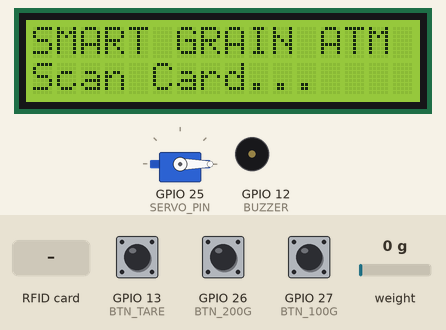
The sketch below on a simulated ESP32. Parts: 16×2 character LCD, servo, buzzer (waves = sounding, pin HIGH). Inputs (shaded band) come from the test bench; at power-on: GPIO 13 (BTN_TARE) HIGH, GPIO 26 (BTN_200G) HIGH, GPIO 27 (BTN_100G) HIGH, weight on the scale 0 g. WiFi joins after 1.5 s; servers stay silent unless stated.

Above: at 2.3 s.
2.4 s: GPIO 13 (BTN_TARE) pulled LOW for 0.15 s
At 4.4 s:
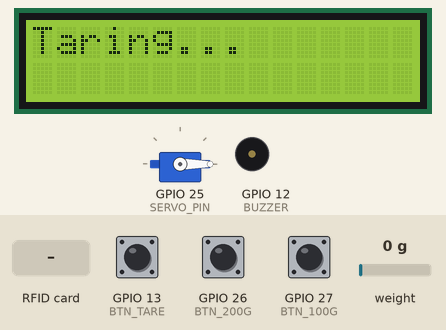
At 5.33 s:
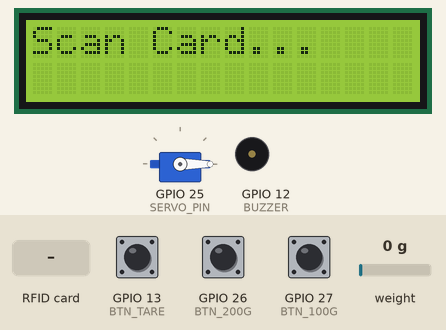
5.5 s: RFID card 43 1E 77 1A held to the reader
At 7.0 s:
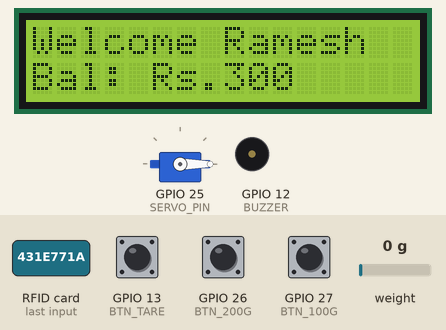
Timing chart, 0 to 8.5 s (numbered marks = the images above; inputs shaded):
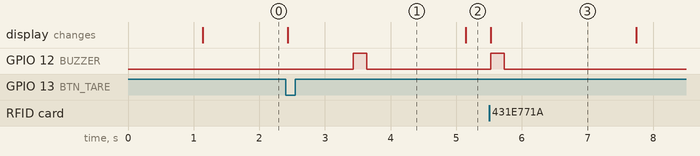

The sketch:

main.ino
```cpp
#include <WiFi.h>
#include <SPI.h>
#include <MFRC522.h>
#include <Wire.h>
#include <LiquidCrystal_I2C.h>
#include <HX711.h>
#include <ESP32Servo.h>

// ---------------- WIFI ----------------
char ssid[] = "Smart Bin";
char pass[] = "7899262658";

// ---------------- RFID ----------------
#define SS_PIN 5
#define RST_PIN 4
MFRC522 rfid(SS_PIN, RST_PIN);

// ---------------- HX711 ----------------
#define DOUT 32
#define CLK  33
HX711 scale;
float calibration_factor = -7050.0;

// ---------------- LCD ----------------
LiquidCrystal_I2C lcd(0x27, 16, 2);

// ---------------- SERVO ----------------
Servo gateServo;
#define SERVO_PIN 25

// ---------------- BUZZER ----------------
#define BUZZER 12

// ---------------- BUTTONS ----------------
#define BTN_100G 27
#define BTN_200G 26
#define BTN_TARE 13

// ---------------- USER DATA ----------------
String uids[3] = {
  "f3096c1a",
  "431e771a",
  "13e27c2f"
};

String names[3] = {
  "Abhi",
  "Ramesh",
  "Anand"
};

int balances[3] = {
  500,
  300,
  150
};

// ---------------- VARIABLES ----------------
int currentUser = -1;
int selectedWeight = 0;
int selectedCost = 0;

// ---------------- PRICES ----------------
int price100 = 10;
int price200 = 18;

// ================= BUZZER =================
void beep(int duration) {
  digitalWrite(BUZZER, HIGH);
  delay(duration);
  digitalWrite(BUZZER, LOW);
}

// ================= SETUP =================
void setup() {

  Serial.begin(115200);

  pinMode(BUZZER, OUTPUT);
  pinMode(BTN_100G, INPUT_PULLUP);
  pinMode(BTN_200G, INPUT_PULLUP);
  pinMode(BTN_TARE, INPUT_PULLUP);

  // WiFi (optional future upgrade)
  WiFi.begin(ssid, pass);

  // RFID
  SPI.begin();
  rfid.PCD_Init();

  // LCD
  Wire.begin(21, 22);
  lcd.init();
  lcd.backlight();

  // HX711
  scale.begin(DOUT, CLK);
  scale.set_scale(calibration_factor);
  scale.tare();

  // Servo
  gateServo.attach(SERVO_PIN);
  gateServo.write(0);

  lcd.setCursor(0,0);
  lcd.print("SMART GRAIN ATM");
  lcd.setCursor(0,1);
  lcd.print("Scan Card...");
}

// ================= LOOP =================
void loop() {

  // -------- TARE BUTTON --------
  if (digitalRead(BTN_TARE) == LOW) {
    lcd.clear();
    lcd.print("Taring...");
    scale.tare();
    beep(200);
    delay(1500);
    lcd.clear();
    lcd.print("Scan Card...");
  }

  // -------- RFID SCAN --------
  if (!rfid.PICC_IsNewCardPresent() || !rfid.PICC_ReadCardSerial())
    return;

  String uid = "";
  for (byte i = 0; i < rfid.uid.size; i++) {
    uid += String(rfid.uid.uidByte[i], HEX);
  }

  uid.toLowerCase();
  rfid.PICC_HaltA();

  currentUser = getUserIndex(uid);

  lcd.clear();

  if (currentUser == -1) {
    lcd.print("Invalid Card");
    beep(500);
    delay(2000);
    lcd.clear();
    lcd.print("Scan Card...");
    return;
  }

  lcd.print("Welcome ");
  lcd.print(names[currentUser]);
  lcd.setCursor(0,1);
  lcd.print("Bal: Rs.");
  lcd.print(balances[currentUser]);

  beep(200);
  delay(2000);

  selectQuantity();
}

// ================= FIND USER =================
int getUserIndex(String uid) {
  for (int i = 0; i < 3; i++) {
    if (uids[i] == uid)
      return i;
  }
  return -1;
}

// ================= SELECT QUANTITY =================
void selectQuantity() {

  lcd.clear();
  lcd.print("100g / 200g");

  selectedWeight = 0;

  while (selectedWeight == 0) {

    if (digitalRead(BTN_100G) == LOW) {
      selectedWeight = 100;
      selectedCost = price100;
    }

    if (digitalRead(BTN_200G) == LOW) {
      selectedWeight = 200;
      selectedCost = price200;
    }

    delay(100);
  }

  if (balances[currentUser] < selectedCost) {
    lcd.clear();
    lcd.print("Low Balance");
    beep(600);
    delay(2000);
    lcd.clear();
    lcd.print("Scan Card...");
    return;
  }

  dispenseGrain();
}

// ================= DISPENSE GRAIN =================
void dispenseGrain() {

  lcd.clear();
  lcd.print("Dispensing...");
  scale.tare();

  // Open gate
  gateServo.write(90);
  delay(300);

  float weight = 0;

  while (weight < selectedWeight) {
    weight = scale.get_units(3);

    lcd.setCursor(0,1);
    lcd.print("W:");
    lcd.print((int)weight);
    lcd.print("g   ");
    delay(100);
  }

  // Close gate
  gateServo.write(0);
  beep(200);

  balances[currentUser] -= selectedCost;

  lcd.clear();
  lcd.print("Done: ");
  lcd.print(selectedWeight);
  lcd.print("g");

  lcd.setCursor(0,1);
  lcd.print("Bal: Rs.");
  lcd.print(balances[currentUser]);

  delay(3000);

  lcd.clear();
  lcd.print("Scan Card...");
}
```

Measured:
- after the input at 2.4 s, GPIO 12 (BUZZER): LOW → HIGH after 1.0 s, → LOW 0.20 s later; the display: changes at once (image 1)
- after the input at 5.5 s, GPIO 12 (BUZZER): LOW → HIGH at once, → LOW 0.20 s later; the display: changes at once (image 3)
- what the display in image 3 shows lasts 2.2 s, from 5.5 s to 7.7 s
